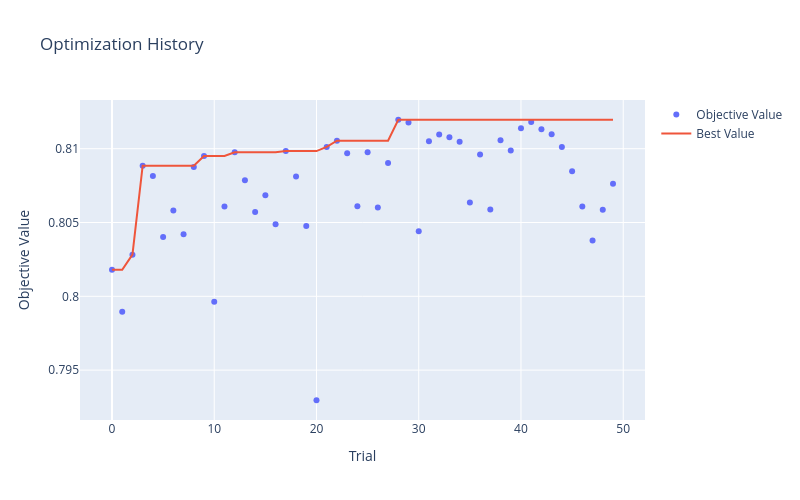
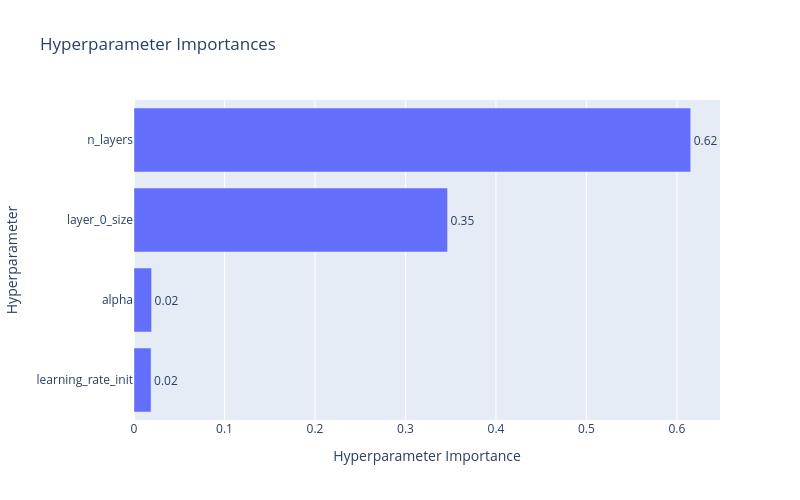
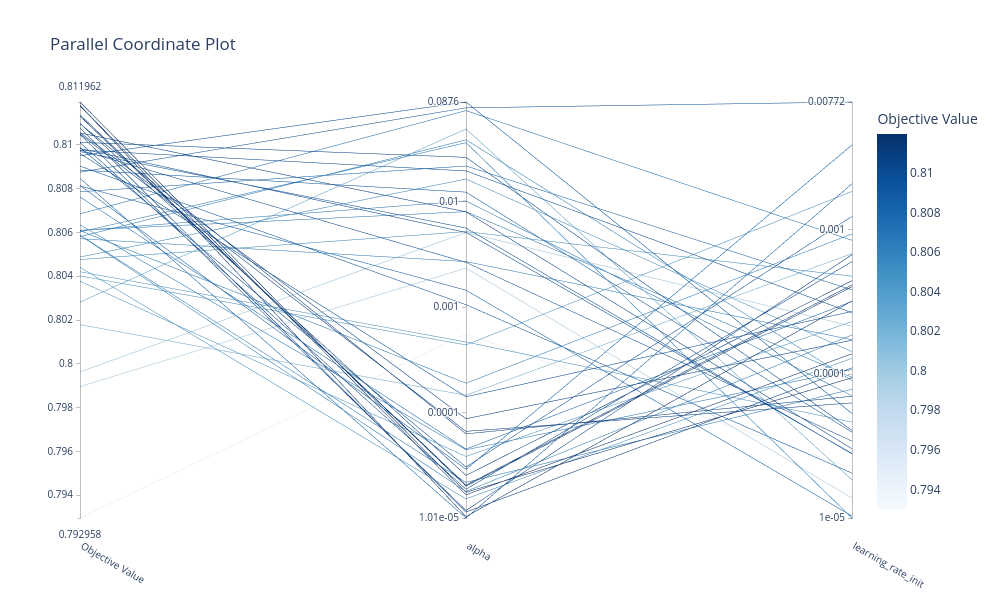

The cell these charts' notebook holds for them, in order:
### Code cell
# Visualize Optuna optimization results
from optuna.visualization import plot_optimization_history, plot_param_importances, plot_parallel_coordinate

# Optimization history
fig1 = plot_optimization_history(study)
fig1.update_layout(title="Optimization History", width=800, height=500)
fig1.show()

# Parameter importances
fig2 = plot_param_importances(study)
fig2.update_layout(title="Hyperparameter Importances", width=800, height=500)
fig2.show()

# Parallel coordinate plot
fig3 = plot_parallel_coordinate(study, params=['alpha', 'learning_rate_init'])
fig3.update_layout(title="Parallel Coordinate Plot", width=1000, height=600)
fig3.show()

# Create summary DataFrame
trials_df = study.trials_dataframe()
print("\nTop 10 Trials:")
print(trials_df.nlargest(10, 'value')[['number', 'value', 'params_alpha', 'params_learning_rate_init', 'params_n_layers']])

### Figure 1 — Plotly figure (JSON) as saved in the notebook; plotly's stock layout.template omitted (floating-point values rounded to 4 significant figures)
{"data": [{"mode": "markers", "name": "Objective Value", "type": "scatter", "x": [0, 1, 2, 3, 4, 5, 6, 7, 8, 9, 10, 11, 12, 13, 14, 15, 16, 17, 18, 19, 20, 21, 22, 23, 24, 25, 26, 27, 28, 29, 30, 31, 32, 33, 34, 35, 36, 37, 38, 39, 40, 41, 42, 43, 44, 45, 46, 47, 48, 49], "y": [0.8018, 0.799, 0.8028, 0.8089, 0.8081, 0.804, 0.8058, 0.8042, 0.8088, 0.8095, 0.7996, 0.8061, 0.8098, 0.8079, 0.8057, 0.8069, 0.8049, 0.8098, 0.8081, 0.8048, 0.793, 0.8101, 0.8105, 0.8097, 0.8061, 0.8098, 0.806, 0.809, 0.812, 0.8118, 0.8044, 0.8105, 0.811, 0.8108, 0.8105, 0.8064, 0.8096, 0.8059, 0.8106, 0.8099, 0.8114, 0.8118, 0.8113, 0.811, 0.8101, 0.8085, 0.8061, 0.8038, 0.8059, 0.8076]}, {"mode": "lines", "name": "Best Value", "type": "scatter", "x": [0, 1, 2, 3, 4, 5, 6, 7, 8, 9, 10, 11, 12, 13, 14, 15, 16, 17, 18, 19, 20, 21, 22, 23, 24, 25, 26, 27, 28, 29, 30, 31, 32, 33, 34, 35, 36, 37, 38, 39, 40, 41, 42, 43, 44, 45, 46, 47, 48, 49], "y": [0.8018, 0.8018, 0.8028, 0.8089, 0.8089, 0.8089, 0.8089, 0.8089, 0.8089, 0.8095, 0.8095, 0.8095, 0.8098, 0.8098, 0.8098, 0.8098, 0.8098, 0.8098, 0.8098, 0.8098, 0.8098, 0.8101, 0.8105, 0.8105, 0.8105, 0.8105, 0.8105, 0.8105, 0.812, 0.812, 0.812, 0.812, 0.812, 0.812, 0.812, 0.812, 0.812, 0.812, 0.812, 0.812, 0.812, 0.812, 0.812, 0.812, 0.812, 0.812, 0.812, 0.812, 0.812, 0.812]}, {"marker": {"color": "#cccccc"}, "mode": "markers", "name": "Infeasible Trial", "showlegend": false, "type": "scatter", "x": [], "y": []}], "layout": {"height": 500, "title": {"text": "Optimization History"}, "width": 800, "xaxis": {"title": {"text": "Trial"}}, "yaxis": {"title": {"text": "Objective Value"}}}}

### Figure 2 — Plotly figure (JSON) as saved in the notebook; plotly's stock layout.template omitted (floating-point values rounded to 4 significant figures)
{"data": [{"cliponaxis": false, "hovertemplate": ["learning_rate_init (FloatDistribution): 0.018849171560799956<extra></extra>", "alpha (FloatDistribution): 0.019447937875439834<extra></extra>", "layer_0_size (CategoricalDistribution): 0.3465099150722429<extra></extra>", "n_layers (IntDistribution): 0.6151929754915172<extra></extra>"], "name": "Objective Value", "orientation": "h", "text": ["0.02", "0.02", "0.35", "0.62"], "textposition": "outside", "type": "bar", "x": [0.01885, 0.01945, 0.3465, 0.6152], "y": ["learning_rate_init", "alpha", "layer_0_size", "n_layers"]}], "layout": {"height": 500, "title": {"text": "Hyperparameter Importances"}, "width": 800, "xaxis": {"title": {"text": "Hyperparameter Importance"}}, "yaxis": {"title": {"text": "Hyperparameter"}}}}

### Figure 3 — Plotly figure (JSON) as saved in the notebook; plotly's stock layout.template omitted (floating-point values rounded to 4 significant figures)
{"data": [{"dimensions": [{"label": "Objective Value", "range": [0.793, 0.812], "values": [0.8018, 0.799, 0.8028, 0.8089, 0.8081, 0.804, 0.8058, 0.8042, 0.8088, 0.8095, 0.7996, 0.8061, 0.8098, 0.8079, 0.8057, 0.8069, 0.8049, 0.8098, 0.8081, 0.8048, 0.793, 0.8101, 0.8105, 0.8097, 0.8061, 0.8098, 0.806, 0.809, 0.812, 0.8118, 0.8044, 0.8105, 0.811, 0.8108, 0.8105, 0.8064, 0.8096, 0.8059, 0.8106, 0.8099, 0.8114, 0.8118, 0.8113, 0.811, 0.8101, 0.8085, 0.8061, 0.8038, 0.8059, 0.8076]}, {"label": "alpha", "range": [-4.998, -1.057], "ticktext": ["1.01e-05", "0.0001", "0.001", "0.01", "0.0876"], "tickvals": [-4.998, -4, -3, -2, -1.057], "values": [-3.835, -2.63, -1.313, -1.911, -4.537, -3.358, -1.416, -3.33, -1.113, -1.057, -2.294, -1.994, -1.71, -1.664, -2.569, -1.139, -1.787, -2.293, -2.84, -2.285, -3.256, -1.582, -2.098, -2.251, -2.096, -2.576, -1.443, -2.978, -4.754, -4.778, -4.817, -4.177, -4.2, -4.942, -4.927, -4.352, -3.849, -4.661, -4.058, -4.515, -4.695, -4.985, -4.686, -4.594, -4.725, -4.998, -3.721, -4.415, -4.747, -4.345]}, {"label": "learning_rate_init", "range": [-4.999, -2.113], "ticktext": ["1e-05", "0.0001", "0.001", "0.00772"], "tickvals": [-4.999, -4, -3, -2.113], "values": [-3.164, -4.861, -4.735, -4.404, -2.411, -2.733, -4.046, -4.334, -2.113, -4.274, -3.668, -4.151, -3.575, -3.416, -3.762, -3.072, -3.845, -4.552, -4.986, -3.321, -4.652, -4.391, -4.519, -4.554, -4.023, -4.466, -4.999, -4.688, -4.026, -3.859, -3.891, -4.2, -4.154, -3.957, -3.172, -3.969, -3.566, -4.106, -3.765, -2.907, -3.394, -3.493, -3.381, -3.353, -3.221, -2.68, -3.028, -3.636, -3.729, -3.497]}], "labelangle": 30, "labelside": "bottom", "line": {"color": [0.8018, 0.799, 0.8028, 0.8089, 0.8081, 0.804, 0.8058, 0.8042, 0.8088, 0.8095, 0.7996, 0.8061, 0.8098, 0.8079, 0.8057, 0.8069, 0.8049, 0.8098, 0.8081, 0.8048, 0.793, 0.8101, 0.8105, 0.8097, 0.8061, 0.8098, 0.806, 0.809, 0.812, 0.8118, 0.8044, 0.8105, 0.811, 0.8108, 0.8105, 0.8064, 0.8096, 0.8059, 0.8106, 0.8099, 0.8114, 0.8118, 0.8113, 0.811, 0.8101, 0.8085, 0.8061, 0.8038, 0.8059, 0.8076], "colorbar": {"title": {"text": "Objective Value"}}, "colorscale": [[0, "rgb(247,251,255)"], [0.125, "rgb(222,235,247)"], [0.25, "rgb(198,219,239)"], [0.375, "rgb(158,202,225)"], [0.5, "rgb(107,174,214)"], [0.625, "rgb(66,146,198)"], [0.75, "rgb(33,113,181)"], [0.875, "rgb(8,81,156)"], [1, "rgb(8,48,107)"]], "reversescale": false, "showscale": true}, "type": "parcoords"}], "layout": {"height": 600, "title": {"text": "Parallel Coordinate Plot"}, "width": 1000}}
